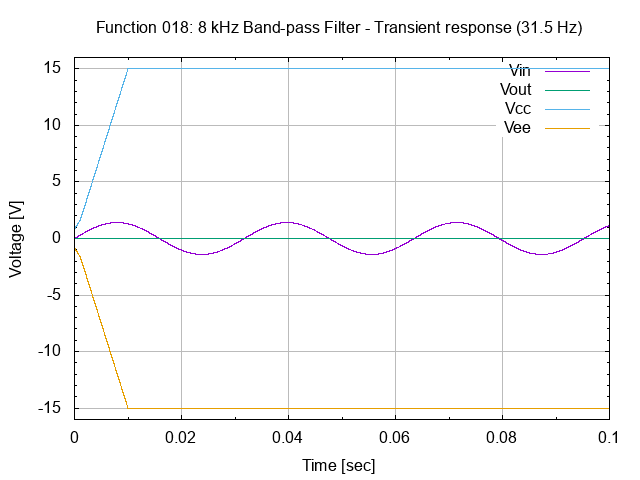

The script that saved this image:
# set terminal
set term png

# set graph
set output "26.018.00.01.03.01.png"
set title "Function 018: 8 kHz Band-pass Filter - Transient response (31.5 Hz)"

# setup Y-axis
set yrange [-16:16]
set grid ytics lt 1 lw 1 lc rgb "#bbbbbb"
set mytics
set ylabel "Voltage [V]"

# setup X-axis
set grid xtics lt 1 lw 1 lc rgb "#bbbbbb"
set mxtics
set xrange [0:0.1]
set xlabel "Time [sec]"

# setup plot style
set style data lines
plot '26.018.00.01.03.dat' using 1:2 title "Vin", \
     '26.018.00.01.03.dat' using 1:3 title "Vout", \
     '26.018.00.01.03.dat' using 1:4 title "Vcc", \
     '26.018.00.01.03.dat' using 1:5 title "Vee"

# set output back to default
set output

# reset terminal type
set terminal pop
